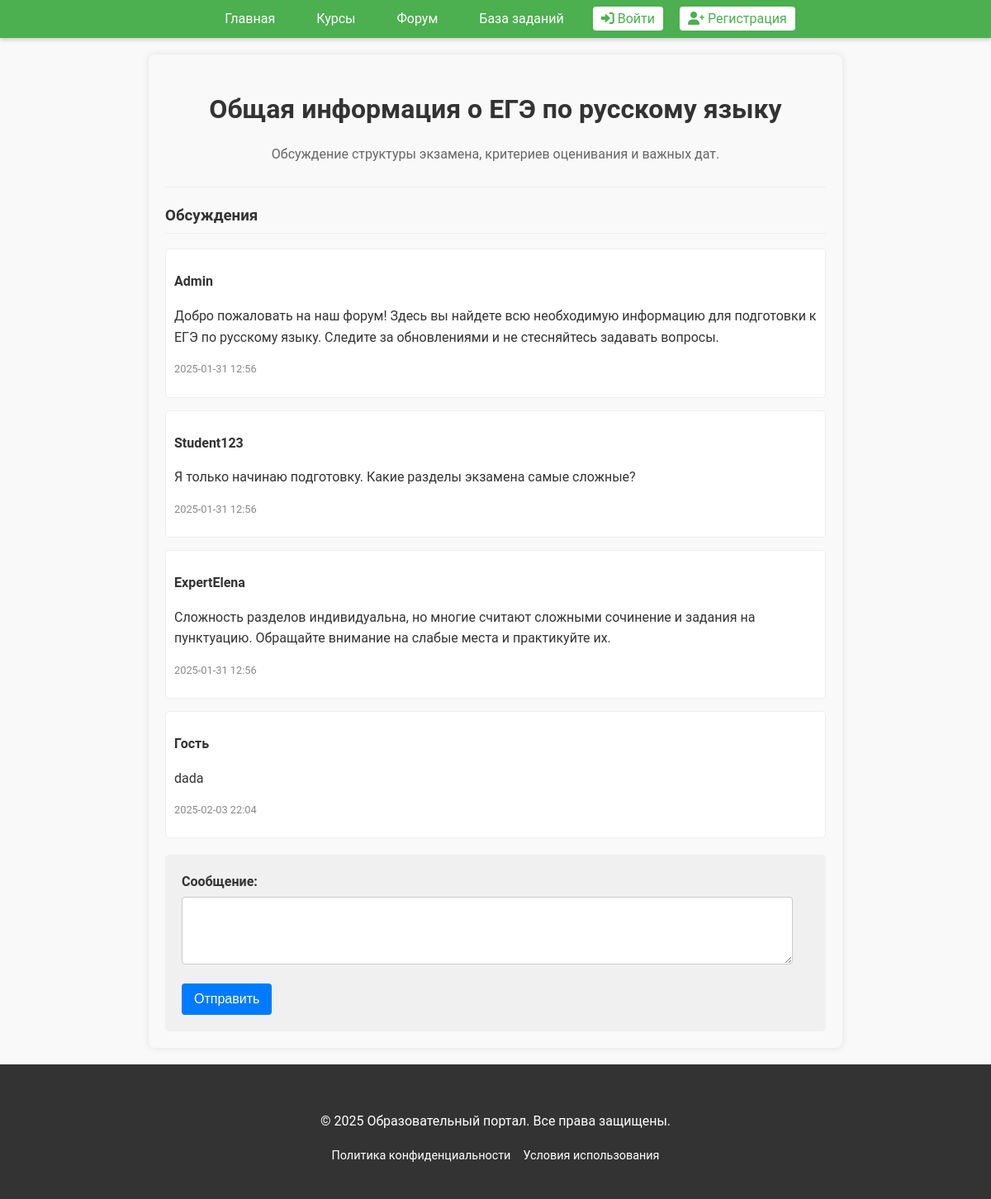
/forum/topic/1?sid=, run on the app's committed database.
### tables this page shows
CREATE TABLE themes (
            id INTEGER PRIMARY KEY AUTOINCREMENT,
            title TEXT NOT NULL,
            description TEXT,
            url TEXT NOT NULL,
            created_at TIMESTAMP DEFAULT CURRENT_TIMESTAMP
        );

CREATE TABLE post (
            id INTEGER PRIMARY KEY AUTOINCREMENT,
            theme_id INTEGER NOT NULL,
            author TEXT NOT NULL,
            content TEXT NOT NULL,
            created_at TIMESTAMP DEFAULT CURRENT_TIMESTAMP
        );

### forum_main_page.py (the view)
@app.route('/forum/topic/<theme_id>', methods=['GET', 'POST'])
def show_theme(theme_id):
    if request.method == 'POST':
        au = request.form['author']
        cont = request.form['content']
        add_new_message(theme_id, au, cont)
    theme = get_theme_by_id(theme_id)
    posts = get_messages_by_theme_id(theme_id)
    return render_template('theme_page.html', theme=theme, posts=posts)

### get_themebyid.py (called while the page is built)
def get_theme_by_id(theme_id):
    conn = sqlite3.connect('forum.db')
    cursor = conn.cursor()
    cursor.execute("SELECT id, title, description, url FROM themes WHERE id=?", (theme_id,))
    theme = cursor.fetchone()
    conn.close()
    if theme:
        return list(theme)  # Convert the tuple to a list
    else:
        return []  # Return an empty list if no theme found

def get_messages_by_theme_id(theme_id):
    conn = sqlite3.connect('forum.db')
    cursor = conn.cursor()
    cursor.execute(
        "SELECT author, content, created_at FROM post WHERE theme_id = ? ORDER BY created_at",
        (theme_id,),
    )
    posts = cursor.fetchall()
    conn.close()
    return posts

### templates/theme_page.html (shortened to what this page needs)
{% extends 'base.html' %}
{% block content %}
<html lang="ru">
<head>
    <link rel="stylesheet" href="../../static/css/index.css">
    <link rel="stylesheet" href="../../static/css/forum.css">
</head>
<body>
<div class="theme-container">
    <div class="theme-header">
        <h1>{{ theme[1] }}</h1>
        <p>{{ theme[2] }}</p>
    </div>
    <div class="theme-content">
        <h3>Обсуждения</h3>
        {% for post in posts %}
        <div class="post">
            <p><strong>{{post[0]}}</strong></p>
            <p>{{ post[1] }}</p>
            <p class="created-at">{{ post[2][:-3]}}</p>
        </div>
        {% endfor %}
        <div class="new-post-form">
            <form method="post">
                <div class="form-group">
                    <label for="content">Сообщение:</label>
                    <textarea id="content" name="content" rows="4" required></textarea>
                </div>
                <button type="submit" class="btn-submit">Отправить</button>
            </form>
        </div>
    </div>
</div>
</body>
</html>
{% endblock %}

### static/css/index.css (style rules this page uses)
body { font-family: 'Roboto', sans-serif; margin: 0; padding: 0; background-color: #f9f9f9; color: #333; line-height: 1.6; height: 100%; display: flex; flex-direction: column; min-height: 100vh; }
.form-group { margin-bottom: 25px; }

### static/css/forum.css (style rules this page uses)
.theme-container { max-width: 800px; margin: 20px auto; padding: 20px; background-color: #f9f9f9; border-radius: 8px; box-shadow: 0 0 10px rgba(0, 0, 0, 0.1); }
.theme-header { border-bottom: 1px solid #eee; padding-bottom: 10px; margin-bottom: 20px; text-align: center; }
.theme-header h1 { margin-bottom: 10px; color: #333; text-align: center; }
.theme-header p { color: #666; text-align: center; }
.theme-content h3 { border-bottom: 1px solid #eee; padding-bottom: 5px; }
.post { margin-top: 15px; padding: 10px; background-color: white; border: 1px solid #eee; border-radius: 5px; }
.new-post-form { background-color: #f0f0f0; padding: 20px; margin-top: 20px; border-radius: 5px; }
.form-group { margin-bottom: 15px; }
.form-group label { display: block; margin-bottom: 5px; font-weight: bold; }
.form-group input, .form-group textarea { width: calc(100% - 20px); padding: 10px; border: 1px solid #ccc; border-radius: 4px; box-sizing: border-box; }
.btn-submit { background-color: #007bff; color: white; padding: 10px 15px; border: none; border-radius: 4px; cursor: pointer; font-size: 1em; transition: background-color 0.3s; }
.post .created-at { font-size: 0.8em; color: #888; margin-top: 5px; }

### data on the page
themes: title "Общая информация о ЕГЭ по русскому языку", description "Обсуждение структуры экзамена, критериев оценивания и важных дат."
post: author "Admin", content "Добро пожаловать на наш форум! Здесь вы найдете всю необходимую информацию для подготовки к ЕГЭ по русскому языку. Следите за обновлениями и не стесняйтесь задавать вопросы.", created_at "2025-01-31 12:56"
post: author "Student123", content "Я только начинаю подготовку. Какие разделы экзамена самые сложные?", created_at "2025-01-31 12:56"
post: author "ExpertElena", content "Сложность разделов индивидуальна, но многие считают сложными сочинение и задания на пунктуацию. Обращайте внимание на слабые места и практикуйте их.", created_at "2025-01-31 12:56"
post: author "Гость", content "dada", created_at "2025-02-03 22:04"
